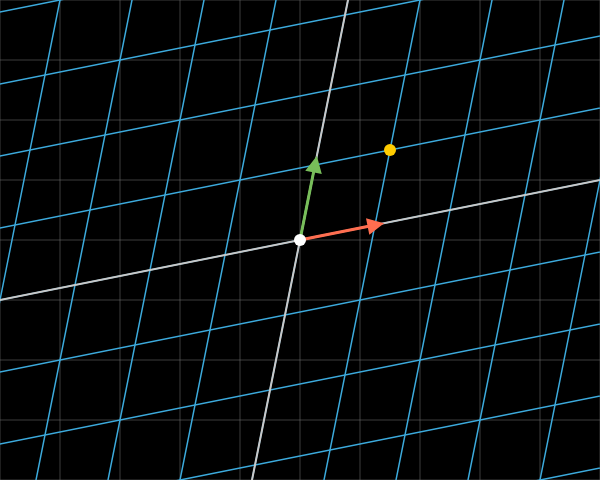
Frame 1 (no input)
Frame 60 (no input): identical to frame 1, image omitted
Frame 120 (the mouse pressed at the canvas centre since frame 60): identical to frame 1, image omitted

The p5.js sketch that drew this single still picture (run headless with seeded random() and noise() and a simulated clock; from frame 60 on, the mouse is pressed at the canvas centre):

// p5.js sketch
// ── sketch.js
const width  = 600;
const height = 480;
const step   = Math.floor(height / 8); // 좌표 평면 1칸의 픽셀 수

const hLines = []; // horizontal lines [[x1,y1,x2,y2], [x1,y1,x2,y2], ...]
const vLines = []; // vertical   lines
let   xAxis  = []; // horizontal center line [x1,y1,x2,y2]
let   yAxis  = []; // vertical   center line
let s;

const matrix = [
    [2, 1],
    [1, 2]
];
const currMatrix = [[0, 0], [0, 0]]; // It will be calculated.

function setup() {
    createCanvas(width, height);
    // frameRate(60);
    
    // Calculate coordinates of grid lines.
    const hBound = width/2  + step*5; // horizontal bound
    const vBound = height/2 + step*5; // vertical   bound
    for (let i = -vBound; i <= vBound; i += step) hLines.push([-hBound, i, hBound, i]);
    for (let i = -hBound; i <= hBound; i += step) vLines.push([i, -vBound, i, vBound]);
    xAxis = [-hBound, 0, hBound, 0];
    yAxis = [0, -vBound, 0, vBound];

    s = createSlider(0, 1, 0.25, 0.001);
}

let old_a = 0;
let a=0;
function draw() {
    a = s.value();
    if (a === old_a) return;
    old_a = a;
// a+=deltaTime / 2000;
// if (a>=1)a=0;
    
    background(0);
    translate(width/2, height/2); // Set the center of the screen as the origin.
    // Change the coordinate system in the direction of increasing the top right.
    applyMatrix(1, 0, 0, -1, 0, 0);

    // Draw background grid lines.
    stroke(120); // gray
    strokeWeight(0.5);
    for (const pos of hLines) line(...pos); // [x1,y1,x2,y2]
    for (const pos of vLines) line(...pos);

    // Apply linear transformation.
    currMatrix[0][0] = (matrix[0][0] - 1) * a + 1;
    currMatrix[0][1] = matrix[0][1] * a;
    currMatrix[1][0] = matrix[1][0] * a;
    currMatrix[1][1] = (matrix[1][1] - 1) * a + 1;

    // Draw grid lines.
    strokeWeight(1.5);
    stroke(60, 170, 220);
    for (const pos of hLines) transLine(...pos);
    for (const pos of vLines) transLine(...pos);

    // Draw x and y axes.
    stroke(200);
    strokeWeight(2);
    transLine(...xAxis);
    transLine(...yAxis);
    
    // Draw unit vectors.
    strokeWeight(3);
    strokeFill(255, 110, 80);
    drawArrow(step, 0, 6); // red for x (i hat)
    strokeFill(120, 190, 90);
    drawArrow(0, step, 6); // green for y (j hat)

    // Draw the origin.
    noStroke();
    fill(255);
    circle(0, 0, 12);

    // Draw a dot. (1,1)
    fill(255, 204, 0);
    transCircle(step, step, 12);
}

function setMatrix(a, b, c, d) {
    matrix[0][0] = a;
    matrix[0][1] = b;
    matrix[1][0] = c;
    matrix[1][1] = d;
}

function matmul(m1, m2) {
    return [
        m1[0][0] * m2[0] + m1[0][1] * m2[1],
        m1[1][0] * m2[0] + m1[1][1] * m2[1],
    ];
}

function strokeFill(r, g, b) {
    stroke(r, g, b);
    fill(r, g, b);
}

function drawArrow(x, y, r) { // for unit vector
    let [nx, ny] = matmul(currMatrix, [x, y]);
    let angle = (ny / (nx+0.0001));
    line(0, 0, nx, ny);
    push();
    translate(nx, ny);
    rotate(-PI/2 + atan(angle));
    triangle(0, r, -r, -r, r, -r);
    pop();
}

// Do NOT use applyMatrix() in p5.js.
// Otherwise, thickness of line changes, and a circle becomes an ellipse.

function transLine(x1, y1, x2, y2) {
    line(...matmul(currMatrix, [x1, y1]),
         ...matmul(currMatrix, [x2, y2]));
}

function transCircle(x, y, r) {
    circle(...matmul(currMatrix, [x, y]), r);
}

function transTriangle(x, y, r) {
    const [nx, ny] = matmul(currMatrix, [x, y]);
    triangle(nx, ny+r, nx-r, ny-r, nx+r, ny-r);
}

// ── index.template.html
<!DOCTYPE html>
<html>
<head>
    <title><%= productName %></title>
    <meta charset="utf-8">
    <meta name="description" content="<%= productDescription %>">
    <meta name="format-detection" content="telephone=no">
    <meta name="msapplication-tap-highlight" content="no">
    <meta name="viewport" content="user-scalable=no, initial-scale=1, maximum-scale=1, minimum-scale=1, width=device-width<% if (ctx.mode.cordova || ctx.mode.capacitor) { %>, viewport-fit=cover<% } %>">

    <link rel="apple-touch-icon" sizes="120x120" href="icons/apple-touch-icon.png">
    <link rel="icon" type="image/png" sizes="128x128" href="icons/favicon-128x128.png">
    <link rel="icon" type="image/png" sizes="64x64" href="icons/favicon-64x64.png">
    <link rel="icon" type="image/png" sizes="32x32" href="icons/favicon-32x32.png">
    <link rel="icon" type="image/png" sizes="16x16" href="icons/favicon-16x16.png">
    <link rel="icon" type="image/ico" href="favicon.ico">
</head>

<body>
    <!-- DO NOT touch the following DIV -->
    <div id="q-app"></div>
</body>
</html>
